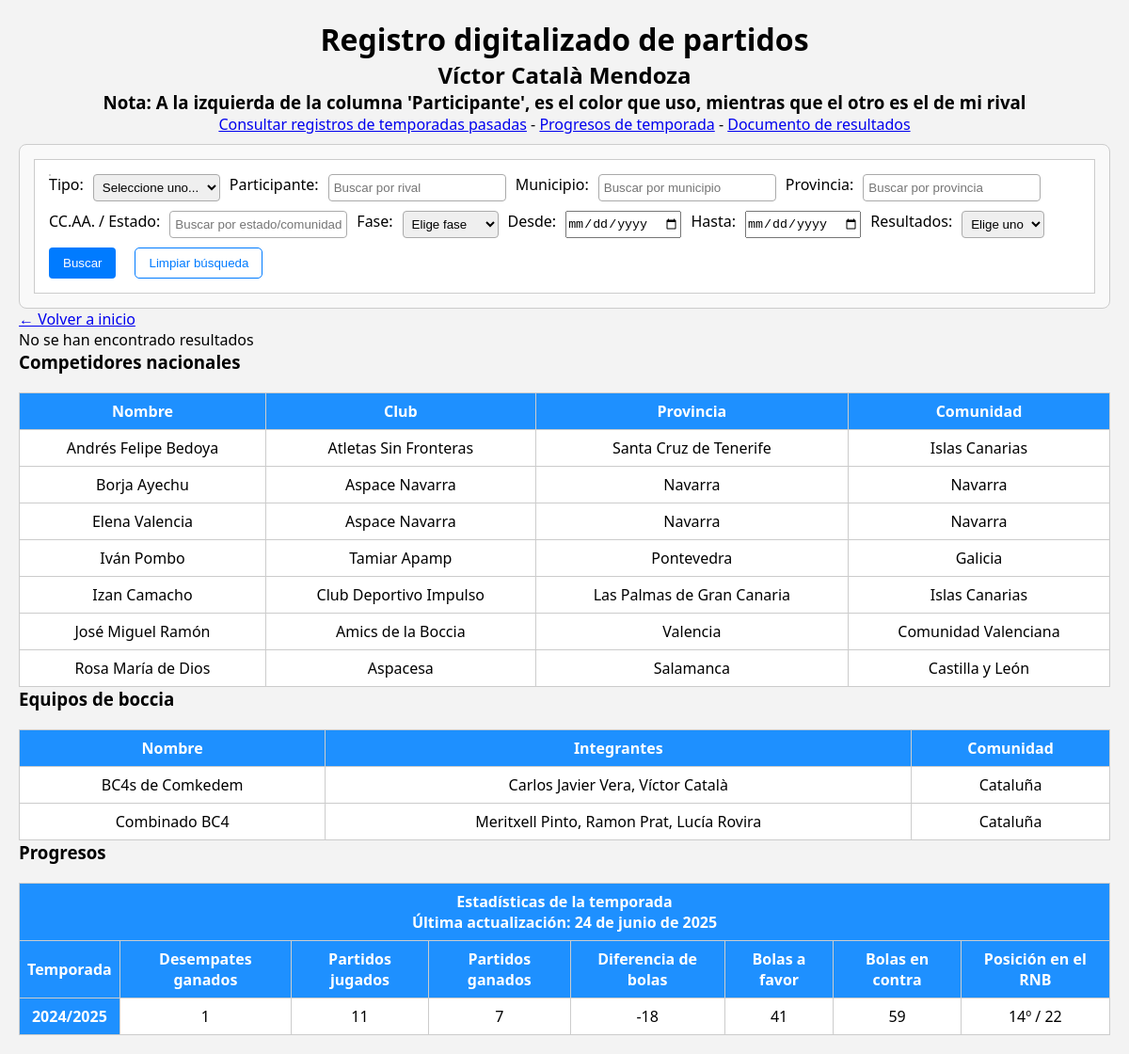
The page /partidos.php on the database its author committed.
### tables this page shows
CREATE TABLE IF NOT EXISTS participantes_nacionales (
    id INT AUTO_INCREMENT PRIMARY KEY,
    nombre VARCHAR(100),
    club VARCHAR(100),
    provincia VARCHAR(100),
    comunidad VARCHAR(100)
);

CREATE TABLE IF NOT EXISTS equipos_boccia (
    id INT AUTO_INCREMENT PRIMARY KEY,
    nombre VARCHAR(255),
    integrantes VARCHAR(100),
    comunidad VARCHAR(100)
);

### partidos.php (the view, shortened to what this page needs)
<?php include 'conexion.php';
include 'funciones.php'; ?>
<!DOCTYPE html>
<html>
<head>
    <link rel="stylesheet" href="css/index.css">
</head>
<body>
    <header>
        <h1>Registro digitalizado de partidos</h1>
        <h2>Víctor Català Mendoza</h2>
        <h3>Nota: A la izquierda de la columna 'Participante', es el color que uso, mientras que el otro es el de mi rival
        </h3>
        <a href="pasado/pasado.php">Consultar registros de temporadas pasadas</a> - <a href="#progresos">Progresos de temporada</a> - <a href="https://docs.google.com/document/d/1CwKa4SaaCesZDvThIQ9_6vSuLaOvqAgOY2TYRmLJsfU/edit?usp=sharing">Documento de resultados</a>
    </header>
    <div id="contenedor-filtros" class="filtros">
        <form method="GET">
            Tipo:
            <select name="tipo">
                <option value="">Seleccione uno...</option>
            </select>
            Participante:
            <input type="text" name="participante" id="participante" placeholder="Buscar por rival" autocomplete="off">
            <div id="sugerencias-participantes" class="sugerencias"></div>
            Municipio:
            <input type="text" name="ubicacion" id="ubicacion" placeholder="Buscar por municipio">
            Provincia:
            <input type="text" name="provincia" id="provincia" placeholder="Buscar por provincia">
            CC.AA. / Estado:
            <input type="text" name="comunidad" id="comunidad" placeholder="Buscar por estado/comunidad autónoma">
            Fase:
            <select name="fase">
                <option value="">Elige fase</option>
            </select>
            Desde:
            <input type="date" name="desde">
            Hasta:
            <input type="date" name="hasta">
            Resultados:
            <select name="resultadoFinal">
                <option value="">Elige uno</option>
            </select>
            <input type="submit" value="Buscar">
            <button type="button" id="limpiar-filtros">Limpiar búsqueda</button>
        </form>
    </div>
    <a href="index.php">&larr; Volver a inicio</a>
    <?php
    $sql = "SELECT * FROM partidos WHERE 1=1";
    $resultado = $conexion->query($sql);
    $sqlCompetidoresNacionales = "SELECT nombre, club, provincia, comunidad FROM participantes_nacionales ORDER BY nombre ASC";
    $resultadoCompetidoresNacionales = $conexion->query($sqlCompetidoresNacionales);
    $sqlEquiposBoccia = "SELECT nombre, integrantes, comunidad FROM equipos_boccia ORDER BY nombre ASC";
    $resultadoEquiposBoccia = $conexion->query($sqlEquiposBoccia);
    if ($resultado->num_rows > 0): ?>
        <table>
            <tr>
                <th>ID</th>
                <th>Tipo</th>
                <th colspan="3">Participante</th>
                <th>Fase</th>
                <th>Fecha</th>
                <th>Municipio</th>
                <th>Provincia</th>
                <th>CC.AA. / Estado</th>
                <th colspan="2">Parcial 1</th>
                <th colspan="2">Parcial 2</th>
                <th colspan="2">Parcial 3</th>
                <th colspan="2">Parcial 4</th>
                <th colspan="2">Desempate</th>
                <th colspan="2">Resultado</th>
                <th>Final</th>
            </tr>
            <?php while ($fila = $resultado->fetch_assoc()): ?>
                <!-- <?php
                $clase = '';
                switch ($fila['miColor']) {
                    case 'Azul':
                        $clase = 'azul';
                        break;
                    case 'Rojo':
                        $clase = 'rojo';
                        break;
                }
                ?> -->
                <tr>
                    <td><?php echo $fila['id'] ?></td>
                    <td><?php echo $fila['tipo'] ?></td>
                    <td><?php echo $fila['participante'] ?></td>
                    <?php
                    $miColor = strtolower($fila['miColor']);
                    ?>
                    <td class="color-<?= $miColor ?>"></td>
                    <?php
                    $colorRival = strtolower($fila['colorRival']);
                    ?>
                    <td class="color-<?= $colorRival ?>"></td>
                    <td><?php echo $fila['fase'] ?></td>
                    <td><?php echo $fila['fecha'] ?></td>
                    <!-- <?php
                    $pais = $fila['pais'];
                    $codigo = obtenerCodigoPais($pais);
                    ?>
                    <td>
                        <img src="https://flagcdn.com/h20/<?= $codigo ?>.png" alt="<?= $pais ?>"
                        style="vertical-align: middle;">
                        <?= $pais ?>
                    </td> -->
                    <?php
                        if ($fila['ubicacion'] == $fila['provincia']) {
                            echo '<td colspan="2">' . $fila['ubicacion'] . '</td>';
                            echo '<td>' . $fila['provincia'] . '</td>';
                        } elseif ($fila['provincia'] == $fila['comunidad']) {
                            echo '<td colspan="2">' . $fila['provincia'] . '</td>';
                            echo '<td>' . $fila['comunidad'] . '</td>';
                        }  else {
                            echo '<td>' . $fila['ubicacion'] . '</td>';
                            echo '<td>' . $fila['provincia'] . '</td>';
                            echo '<td>' . $fila['comunidad'] . '</td>';
                        }
                    ?>
                    <td class="color-rojo"><?php echo $fila['parcial1A'] ?></td>
                    <td class="color-azul"><?php echo $fila['parcial1B'] ?></td>
                    <td class="color-rojo"><?php echo $fila['parcial2A'] ?></td>
                    <td class="color-azul"><?php echo $fila['parcial2B'] ?></td>
                    <td class="color-rojo"><?php echo $fila['parcial3A'] ?></td>
                    <td class="color-azul"><?php echo $fila['parcial3B'] ?></td>
                    <td class="color-rojo"><?php echo $fila['parcial4A'] ?></td>
                    <td class="color-azul"><?php echo $fila['parcial4B'] ?></td>
                    <td class="color-gris"><?php echo $fila['desempateA'] ?></td>
                    <td class="color-gris"><?php echo $fila['desempateB'] ?></td>
                    <td class="color-rojo"><?php echo $fila['resultadoA'] ?></td>
                    <td class="color-azul"><?php echo $fila['resultadoB'] ?></td>
                    <td><?php echo $fila['resultadoFinal'] ?></td>
                </tr>
            <?php endwhile; ?>
        </table>
    <?php else: ?>
        <p>No se han encontrado resultados</p>
    <?php endif; ?>
    <h3>Competidores nacionales</h3>
    <?php if ($resultadoCompetidoresNacionales && $resultadoCompetidoresNacionales->num_rows > 0): ?>
        <table>
            <tr>
                <th>Nombre</th>
                <th>Club</th>
                <th>Provincia</th>
                <th>Comunidad</th>
            </tr>
            <?php while ($competidor = $resultadoCompetidoresNacionales->fetch_assoc()): ?>
                <tr>
                    <td><?php echo $competidor['nombre']; ?></td>
                    <td><?php echo $competidor['club'] ?: 'desconocido'; ?></td>
                    <td><?php echo $competidor['provincia'] ?: 'desconocido'; ?></td>
                    <td><?php echo $competidor['comunidad'] ?: '-'; ?></td>
                </tr>
            <?php endwhile; ?>
        </table>
    <?php else: ?>
        <p>No hay competidores nacionales registrados</p>
    <?php endif; ?>
    <h3>Equipos de boccia</h3>
    <?php if ($resultadoEquiposBoccia && $resultadoEquiposBoccia->num_rows > 0): ?>
        <table>
            <tr>
                <th>Nombre</th>
                <th>Integrantes</th>
                <th>Comunidad</th>
            </tr>
            <?php while ($equipo = $resultadoEquiposBoccia->fetch_assoc()): ?>
                <tr>
                    <td><?php echo $equipo['nombre']; ?></td>
                    <td><?php echo $equipo['integrantes'] ?: '-'; ?></td>
                    <td><?php echo $equipo['comunidad'] ?: '-'; ?></td>
                </tr>
            <?php endwhile; ?>
        </table>
    <?php else: ?>
        <p>No hay equipos de boccia registrados</p>
    <?php endif; ?>
    <h3><a id="progresos"></a>Progresos</h3>
    <table>
        <tr>
            <th colspan="8">Estadísticas de la temporada<br>Última actualización: 24 de junio de 2025</th>
        </tr>
        <tr>
            <th>Temporada</th>
            <th>Desempates ganados</th>
            <th>Partidos jugados</th>
            <th>Partidos ganados</th>
            <th>Diferencia de bolas</th>
            <th>Bolas a favor</th>
            <th>Bolas en contra</th>
            <th>Posición en el RNB</th>
        </tr>
        <tr>
            <th>2024/2025</th>
            <td>1</td>
            <td>11</td>
            <td>7</td>
            <td>-18</td>
            <td>41</td>
            <td>59</td>
            <td>14º / 22</td>
        </tr>
    </table>
</body>
</html>

### css/index.css (style rules this page uses)
* { box-sizing: border-box; padding: 0; margin: 0; }
body { font-family: 'Segoe UI', Tahoma, Geneva, Verdana, sans-serif; background-color: #f3f3f3; margin: 20px; }
header { text-align: center; }
.filtros { border: 1px solid #ccc; padding: 15px; margin-top: 10px; background-color: #f9f9f9; border-radius: 8px; transition: all 0.3s ease; }
form { background: #fff; padding: 15px; border: 1px solid #ccc; display: flex; flex-direction: row; flex-wrap: wrap; gap: 10px; }
.sugerencias { border: 1px solid #ccc; background: white; max-height: 150px; overflow-y: auto; position: absolute; z-index: 1000; }
input[type="text"], select { padding: 5px; border: 1px solid #aaa; border-radius: 4px; }
input[type="submit"] { padding: 6px 15px; background-color: #007BFF; color: white; border: none; border-radius: 4px; cursor: pointer; }
#limpiar-filtros { background-color: #fff; color: #007BFF; border: 1px solid #007BFF; padding: 8px 14px; border-radius: 5px; cursor: pointer; margin-left: 10px; transition: background-color 0.3s ease; }
table { width: 100%; border-collapse: collapse; margin-top: 20px; background: #fff; }
th, td { border: 1px solid #ccc; padding: 8px; text-align: center; }
th { background-color: dodgerblue; color: white; text-align: center; }

### rows shown on the page
participantes_nacionales: nombre "Andrés Felipe Bedoya", club "Atletas Sin Fronteras", provincia "Santa Cruz de Tenerife", comunidad "Islas Canarias"
participantes_nacionales: nombre "Borja Ayechu", club "Aspace Navarra", provincia "Navarra", comunidad "Navarra"
participantes_nacionales: nombre "Elena Valencia", club "Aspace Navarra", provincia "Navarra", comunidad "Navarra"
participantes_nacionales: nombre "Iván Pombo", club "Tamiar Apamp", provincia "Pontevedra", comunidad "Galicia"
participantes_nacionales: nombre "Izan Camacho", club "Club Deportivo Impulso", provincia "Las Palmas de Gran Canaria", comunidad "Islas Canarias"
participantes_nacionales: nombre "José Miguel Ramón", club "Amics de la Boccia", provincia "Valencia", comunidad "Comunidad Valenciana"
participantes_nacionales: nombre "Rosa María de Dios", club "Aspacesa", provincia "Salamanca", comunidad "Castilla y León"
equipos_boccia: nombre "BC4s de Comkedem", integrantes "Carlos Javier Vera, Víctor Català", comunidad "Cataluña"
equipos_boccia: nombre "Combinado BC4", integrantes "Meritxell Pinto, Ramon Prat, Lucía Rovira", comunidad "Cataluña"
